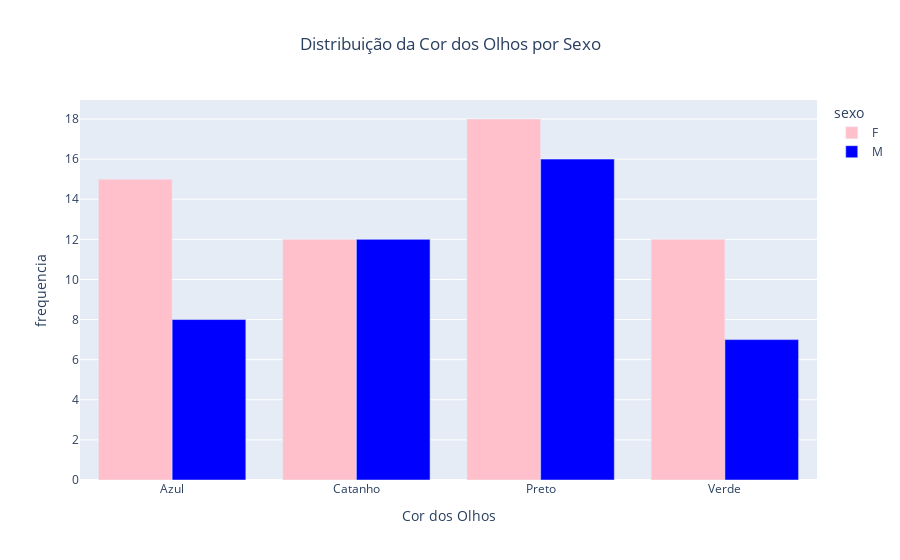

The notebook cell this image was saved under:
### Markdown cell above
1. Gráfico de Barras Agrupados

### Code cell
# Distribuição da cor dos olhos separados por sexo
frequencia = variaveis_categoricas_nominais.groupby(['cor_olhos', 'sexo']).size().reset_index(name = 'frequencia')

# Plotando nossos resultados
grafico2 = px.bar(frequencia, x = 'cor_olhos', y = 'frequencia', color = 'sexo',
                  title = 'Distribuição da Cor dos Olhos por Sexo',
                  labels = {'cor_olhos' : 'Cor dos Olhos', 'count' : 'Frequencia'},
                  barmode = 'group',         # Agrupa as barras
                  color_discrete_map = {'F' : 'pink', 'M' : 'blue'} 
                  )


# Centraliza o título
grafico2.update_layout(title_x = 0.5)

grafico2.show()

### Figure 1 — Plotly figure (JSON) as saved in the notebook; plotly's stock layout.template omitted (floating-point values rounded to 4 significant figures)
{"data": [{"alignmentgroup": "True", "hovertemplate": "sexo=F<br>Cor dos Olhos=%{x}<br>frequencia=%{y}<extra></extra>", "legendgroup": "F", "marker": {"color": "pink", "pattern": {"shape": ""}}, "name": "F", "offsetgroup": "F", "orientation": "v", "showlegend": true, "textposition": "auto", "type": "bar", "x": ["Azul", "Catanho", "Preto", "Verde"], "xaxis": "x", "y": [15, 12, 18, 12], "yaxis": "y"}, {"alignmentgroup": "True", "hovertemplate": "sexo=M<br>Cor dos Olhos=%{x}<br>frequencia=%{y}<extra></extra>", "legendgroup": "M", "marker": {"color": "blue", "pattern": {"shape": ""}}, "name": "M", "offsetgroup": "M", "orientation": "v", "showlegend": true, "textposition": "auto", "type": "bar", "x": ["Azul", "Catanho", "Preto", "Verde"], "xaxis": "x", "y": [8, 12, 16, 7], "yaxis": "y"}], "layout": {"barmode": "group", "legend": {"title": {"text": "sexo"}, "tracegroupgap": 0}, "title": {"text": "Distribuição da Cor dos Olhos por Sexo", "x": 0.5}, "xaxis": {"anchor": "y", "domain": [0, 1], "title": {"text": "Cor dos Olhos"}}, "yaxis": {"anchor": "x", "domain": [0, 1], "title": {"text": "frequencia"}}}}
